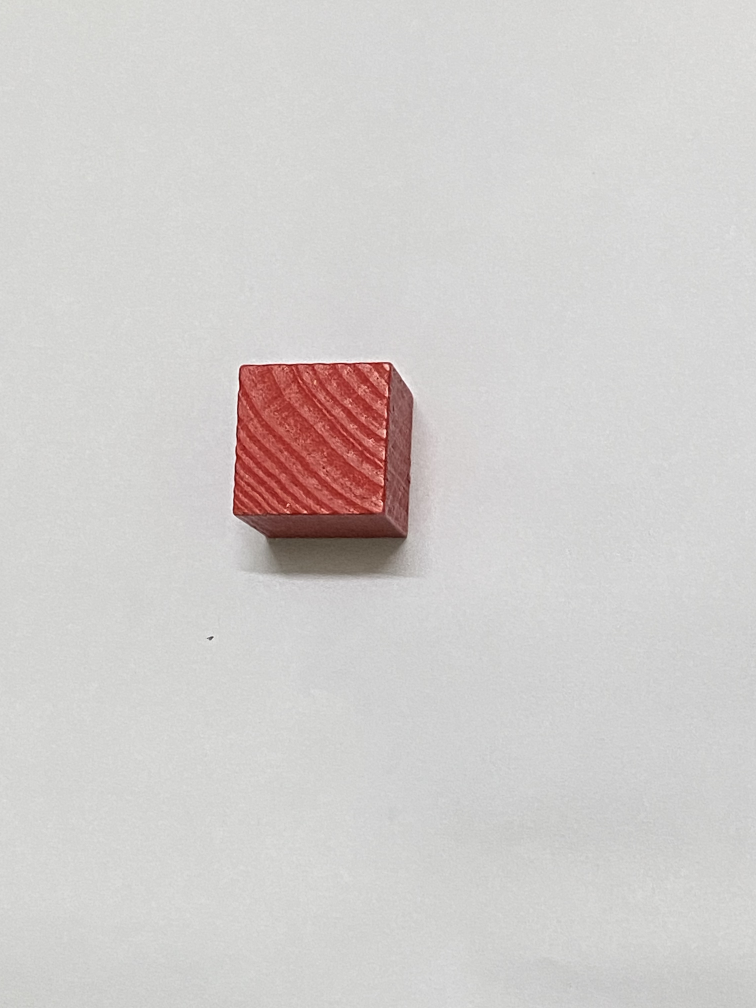
#> input picture red1.jpg, 3024 x 4032 px (shown at 1/4 size)
$ python detect_img.py red1.jpg
#> lines starting #> are read from the running program, lines starting #| are printed output that depends on the picture
import cv2
import sys
import numpy as np


def DetectColor(image, color):
    img = image
    lab = cv2.cvtColor(img, cv2.COLOR_BGR2LAB)
    if color == 'red':
        lower = np.array([20, 140, 120])
        upper = np.array([255, 230, 238])
    elif color == 'green':
        lower = np.array([50, 0, 134])
        upper = np.array([255, 255, 255])
    elif color == 'blue':
        lower = np.array([0, 118, 70])
        upper = np.array([188, 255, 117])
    else:
        print("Error")
    mask = cv2.inRange(lab, lower, upper)
    contours, _ = cv2.findContours(
        mask, cv2.RETR_EXTERNAL, cv2.CHAIN_APPROX_SIMPLE)
    for contour in contours:
        if cv2.contourArea(contour) > 1000:
            x, y, w, h = cv2.boundingRect(contour)
            cv2.rectangle(img, (x, y), (x+w, y+h), (0, 255, 0), 2)
    cv2.imshow("mask", mask)
    cv2.imshow("image", img)
    if cv2.waitKey(0) == ord('q'):
        cv2.destroyAllWindows()


def main():
    img = cv2.imread("red1.jpg")
#> img is the input picture: shape (4032, 3024, 3); mean B, G, R 204.3, 205.8, 209.5
    img = cv2.resize(img, (640, 480))
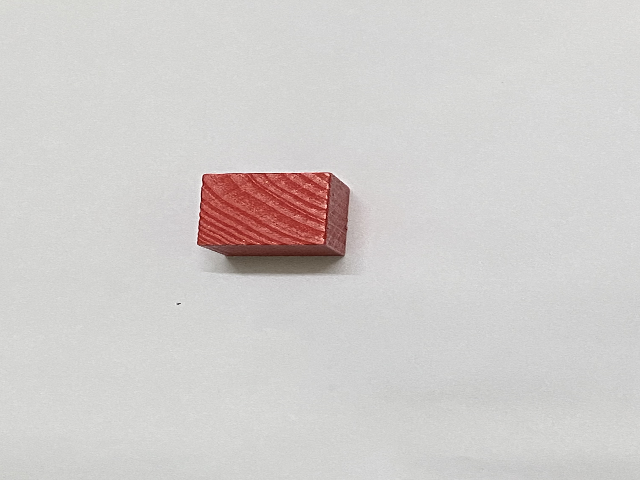
#> img: shape (480, 640, 3); mean B, G, R 204.2, 205.7, 209.4
    color = sys.argv[1]
    DetectColor(img, color)
#> in DetectColor, `lab = cv2.cvtColor(img, cv2.COLOR_BGR2LAB)`: lab: shape (480, 640, 3); mean of channels 0, 1, 2 211.6, 129.4, 129.5


if __name__ == "__main__":
#> (the run stopped early here; a loop or call above may not have finished)

$ run again, with red2.jpg copied over red1.jpg
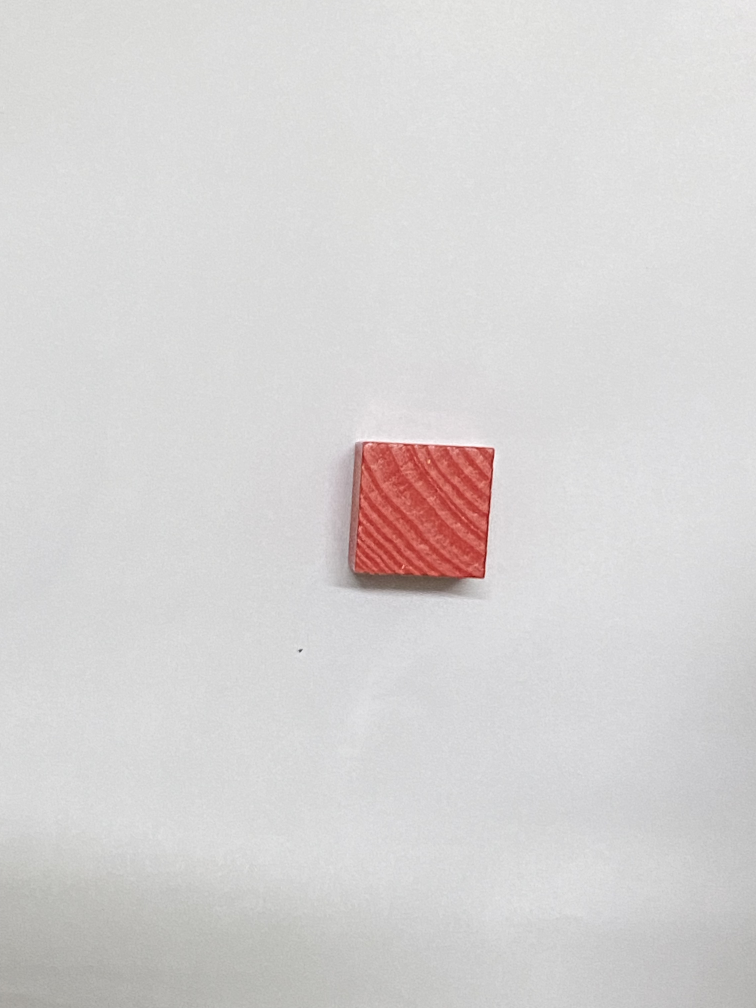
#> input picture red2.jpg, 3024 x 4032 px (shown at 1/4 size)
#> in main, img is the input picture: shape (4032, 3024, 3); mean B, G, R 211.4, 211.7, 214.3
#> in main, `img = cv2.resize(img, (640, 480))`:
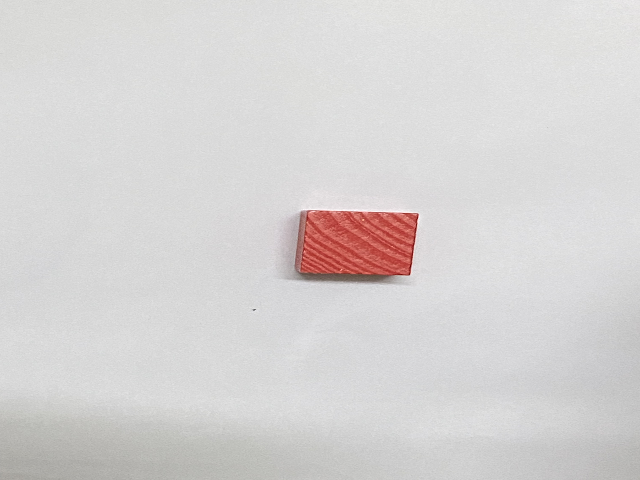
#> img: shape (480, 640, 3); mean B, G, R 211.3, 211.6, 214.3
#> lab: shape (480, 640, 3); mean of channels 0, 1, 2 216.9, 129, 128.7

$ run again, with red3.jpg copied over red1.jpg
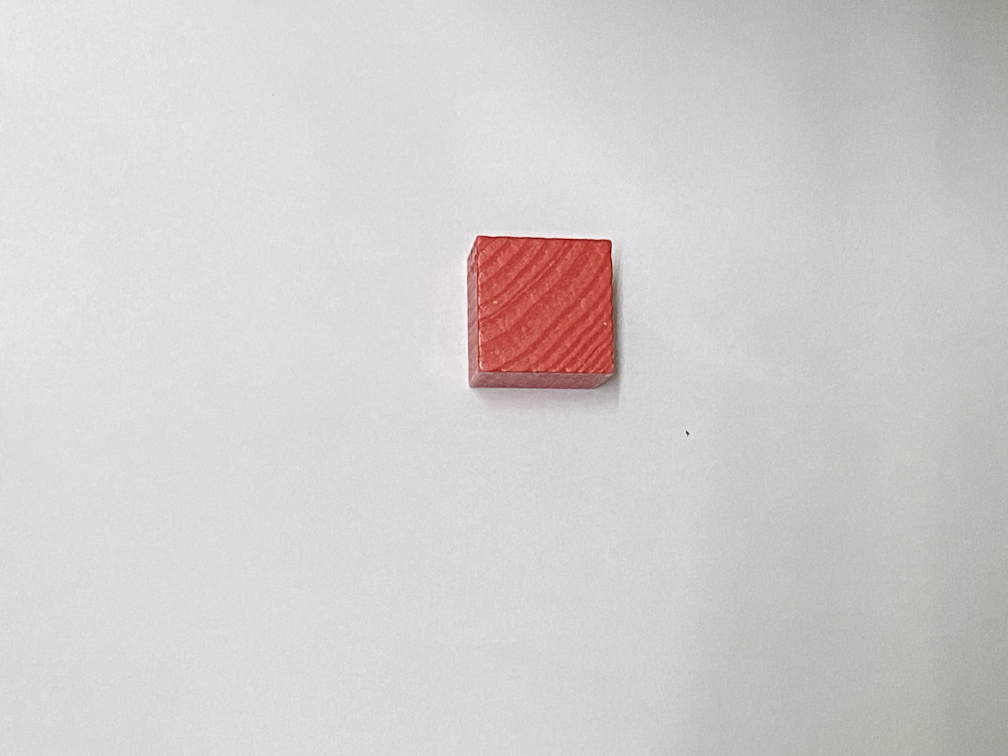
#> input picture red3.jpg, 4032 x 3024 px (shown at 1/4 size)
#> in main, img is the input picture: shape (3024, 4032, 3); mean B, G, R 205.9, 206.7, 209.9
#> in main, `img = cv2.resize(img, (640, 480))`:
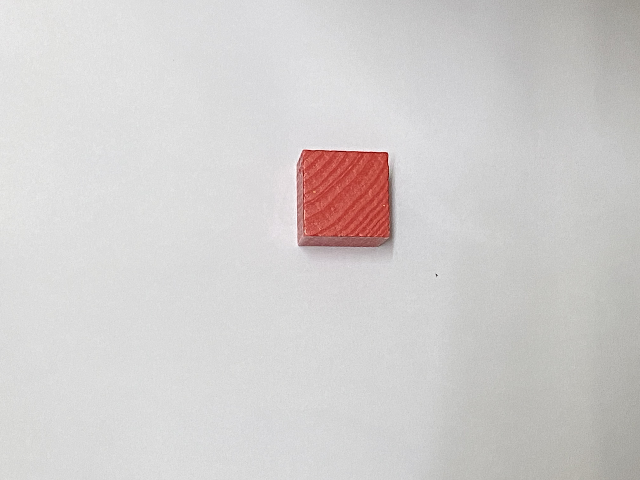
#> img: shape (480, 640, 3); mean B, G, R 205.8, 206.6, 209.8
#> lab: shape (480, 640, 3); mean of channels 0, 1, 2 212.4, 129.2, 129
